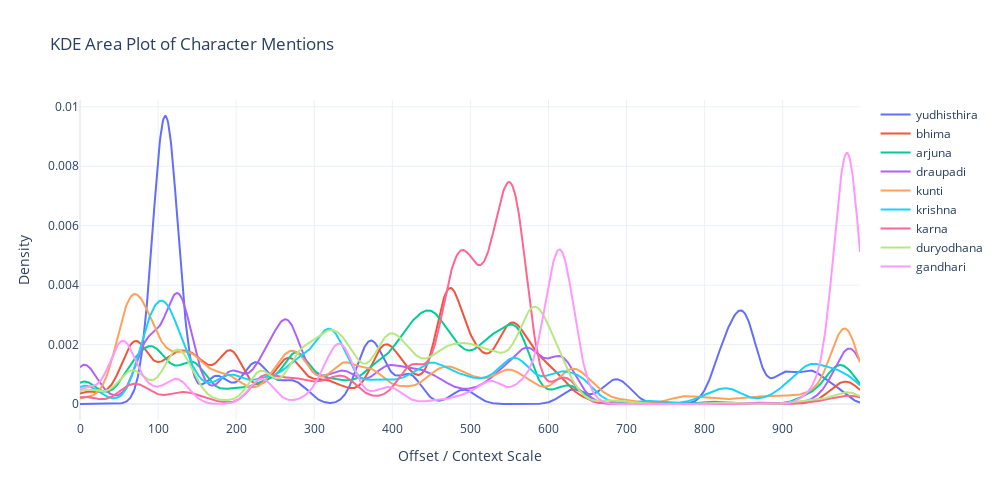

Notebook source saved alongside this figure:
### Code cell
fig = go.Figure()
for i, c in enumerate(character_names):
    fig.add_trace(go.Scatter(
        x=PLOTS.columns,  
        y=PLOTS.loc[c],
        mode='lines',
        name=c,
        # fill='tozeroy',
    ))

fig.update_layout(
    title='KDE Area Plot of Character Mentions',
    xaxis_title='Offset / Context Scale',
    yaxis_title='Density',
    width=1000,
    height=500,
    template='plotly_white'
)

fig.show()

### Figure 1 — Plotly figure (JSON) as saved in the notebook; plotly's stock layout.template omitted (floating-point values rounded to 4 significant figures; data arrays with more than 128 entries replaced by an {"elided": "..."} marker saying what was removed)
{"data": [{"mode": "lines", "name": "yudhisthira", "type": "scatter", "x": {"elided": "1000 int values"}, "y": {"elided": "1000 float values"}}, {"mode": "lines", "name": "bhima", "type": "scatter", "x": {"elided": "1000 int values"}, "y": {"elided": "1000 float values"}}, {"mode": "lines", "name": "arjuna", "type": "scatter", "x": {"elided": "1000 int values"}, "y": {"elided": "1000 float values"}}, {"mode": "lines", "name": "draupadi", "type": "scatter", "x": {"elided": "1000 int values"}, "y": {"elided": "1000 float values"}}, {"mode": "lines", "name": "kunti", "type": "scatter", "x": {"elided": "1000 int values"}, "y": {"elided": "1000 float values"}}, {"mode": "lines", "name": "krishna", "type": "scatter", "x": {"elided": "1000 int values"}, "y": {"elided": "1000 float values"}}, {"mode": "lines", "name": "karna", "type": "scatter", "x": {"elided": "1000 int values"}, "y": {"elided": "1000 float values"}}, {"mode": "lines", "name": "duryodhana", "type": "scatter", "x": {"elided": "1000 int values"}, "y": {"elided": "1000 float values"}}, {"mode": "lines", "name": "gandhari", "type": "scatter", "x": {"elided": "1000 int values"}, "y": {"elided": "1000 float values"}}], "layout": {"height": 500, "title": {"text": "KDE Area Plot of Character Mentions"}, "width": 1000, "xaxis": {"title": {"text": "Offset / Context Scale"}}, "yaxis": {"title": {"text": "Density"}}}}
